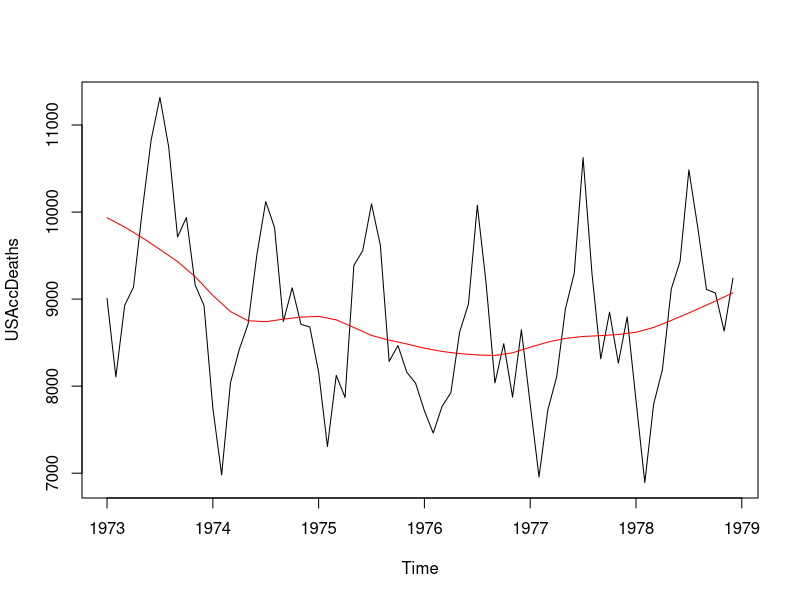
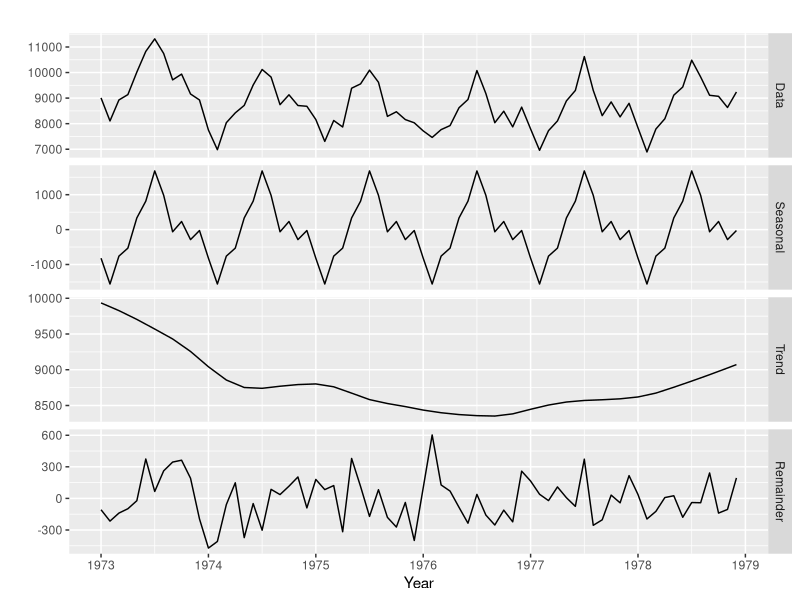

Reproduce these figures in R, in order.
library(forecast)


### Name: seasonal
### Title: Extract components from a time series decomposition
### Aliases: seasonal trendcycle remainder
### Keywords: ts

### ** Examples

plot(USAccDeaths)
fit <- stl(USAccDeaths, s.window="periodic")
lines(trendcycle(fit),col="red")

library(ggplot2)
autoplot(cbind(
	    Data=USAccDeaths,
	    Seasonal=seasonal(fit),
  	  Trend=trendcycle(fit),
	    Remainder=remainder(fit)),
    facets=TRUE) +
  ylab("") + xlab("Year")
